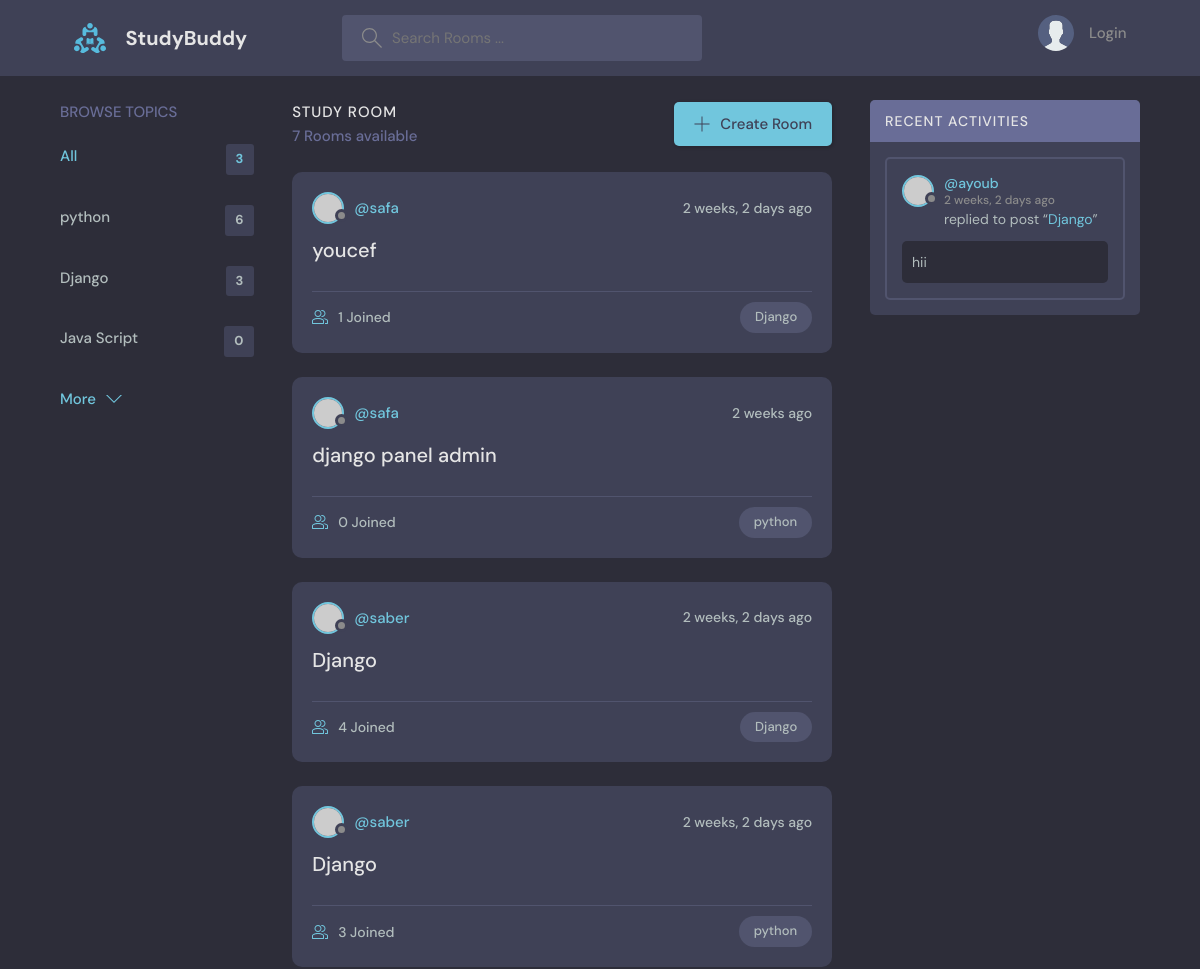
The page /?q=Django (upper part) on the database as committed earlier.
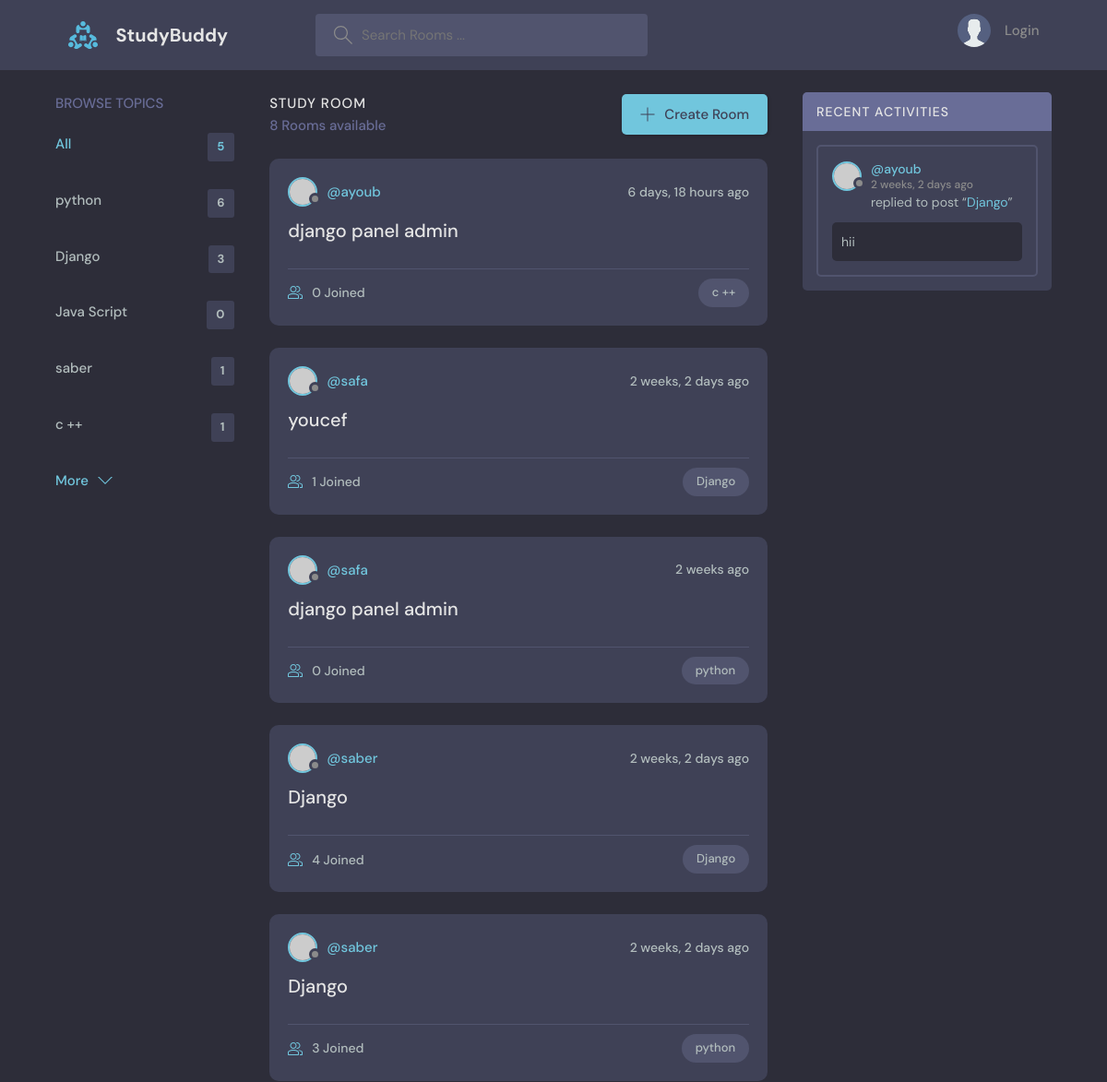
The same page on the database as committed later.
### base/models.py (models this page shows, shortened)
class Topic(models.Model):
    name = models.CharField(max_length=200)

class Room(models.Model):
    host = models.ForeignKey(User, on_delete=models.SET_NULL,null=True)
    topic = models.ForeignKey(Topic, on_delete=models.SET_NULL,null=True)
    name= models.CharField(max_length=200)
    description = models.TextField(null=True, blank=True)
    participants = models.ManyToManyField(User,related_name='participants',blank=True)
    updated = models.DateTimeField(auto_now=True)
    created = models.DateTimeField(auto_now_add=True)
    def __str__(self):
        return self.name
    class Meta:
        ordering = ['-updated','-created']

class Message(models.Model):
    user = models.ForeignKey(User, on_delete=models.CASCADE)
    room = models.ForeignKey(Room,on_delete= models.CASCADE)
    body = models.TextField()
    updated = models.DateTimeField(auto_now=True)
    created = models.DateTimeField(auto_now_add=True)
    class Meta:
        ordering = ['-updated','-created']

### base/views.py (the view)
# urls.py: path('', views.home, name="home"),
def home(request):
    q = request.GET.get('q') if request.GET.get('q') != None else ''
    rooms = Room.objects.filter(
        Q(topic__name__icontains=q)|
        Q(name__icontains=q)|
        Q(description__icontains=q)
    )
    room_count = rooms.count()
    topics = Topic.objects.all()[0:5]
    room_messages= Message.objects.filter(Q(room__topic__name__icontains=q))
    context = {'rooms':rooms,'topics':topics,'room_count':room_count,'room_messages':room_messages}
    return render(request, 'base/home.html',context,)

### base/templates/base/home.html (shortened to what this page needs)
{% extends 'main.html' %}
{% block content %}
    <main class="layout layout--3">
      <div class="container">
        {% include 'base/topics_component.html' %}
        <div class="roomList">
          <div class="roomList__header">
            <div>
              <h2>Study Room</h2>
              <p>{{room_count}} Rooms available</p>
            </div>
            <a class="btn btn--main" href="{% url 'create-room' %}">
              <svg version="1.1" xmlns="http://www.w3.org/2000/svg" width="32" height="32" viewBox="0 0 32 32">
                <title>add</title>
                <path
                  d="M16.943 0.943h-1.885v14.115h-14.115v1.885h14.115v14.115h1.885v-14.115h14.115v-1.885h-14.115v-14.115z"
                ></path>
              </svg>
              Create Room
            </a>
          </div>
          {% include 'base/feed_component.html' %}
        </div>
        {% include 'base/activity_component.html' %}
      </div>
    </main>
{% endblock %}

### base/templates/base/topics_component.html
    <div class="topics">
        <div class="topics__header">
        <h2>Browse Topics</h2>
        </div>
        <ul class="topics__list">
        <li>
            <a href="/" class="active">All <span>{{topics.count}}</span></a>
        </li>
        {% for topic in topics %}
        <li>
            <a href="{% url 'home' %}?q={{topic.name}}">{{topic.name}} <span>{{topic.room_set.all.count}}</span></a>
        </li>
        {% endfor %}
        </ul>
        <a class="btn btn--link" href="{% url 'topics' %}">
        More
        <svg version="1.1" xmlns="http://www.w3.org/2000/svg" width="32" height="32" viewBox="0 0 32 32">
            <title>chevron-down</title>
            <path d="M16 21l-13-13h-3l16 16 16-16h-3l-13 13z"></path>
        </svg>
        </a>
    </div>

### base/templates/base/feed_component.html (shortened to what this page needs)
{% for room in rooms %}
<div class="roomListRoom">
            <div class="roomListRoom__header">
              <a href="{% url 'user-profile' room.host.id %}" class="roomListRoom__author">
                <div class="avatar avatar--small">
                  <img src="https://randomuser.me/api/portraits/women/11.jpg" />
                </div>
                <span>@{{room.host.username}}</span>
              </a>
              <div class="roomListRoom__actions">
                <span>{{room.created|timesince}} ago</span>
              </div>
            </div>
            <div class="roomListRoom__content">
              <a href="{% url 'room' room.id %}">{{room.name}}</a>
            </div>
            <div class="roomListRoom__meta">
              <a href="{% url 'room' room.id %}"class="roomListRoom__joined">
                {{room.participants.all.count}} Joined
              </a>
              <p class="roomListRoom__topic">{{room.topic.name}}</p>
            </div>
          </div>
{% endfor %}

### base/templates/base/activity_component.html (shortened to what this page needs)
<div class="activities">
    <div class="activities__header">
        <h2>Recent Activities</h2>
    </div>
    {% for message in room_messages %}
    <div class="activities__box">
        <div class="activities__boxHeader roomListRoom__header">
        <a href="{% url 'user-profile' message.user.id %}" class="roomListRoom__author">
            <div class="avatar avatar--small">
            <img src="https://randomuser.me/api/portraits/women/11.jpg" />
            </div>
            <p>
            @{{message.user}}
            <span>{{message.created|timesince}} ago</span>
            </p>
        </a>
        </div>
        <div class="activities__boxContent">
        <p>replied to post “<a href="{% url 'room' message.room.id %}">{{message.room}}</a>”</p>
        <div class="activities__boxRoomContent">
            {{message.body}}
        </div>
        </div>
    </div>
    {% endfor %}
</div>

Rows that differ between the two databases and show on the page:
added Topic: name "saber", room_set.all.count "1"
added Topic: name "c ++", room_set.all.count "1"
added Room: host.username "ayoub", created "6 days, 18 hours", name "django panel admin", participants.all.count "0", topic.name "c ++"
Other text that changed with them:
{{ topics.count }}: "3" → "5"
{{ room_count }}: "7" → "8"
